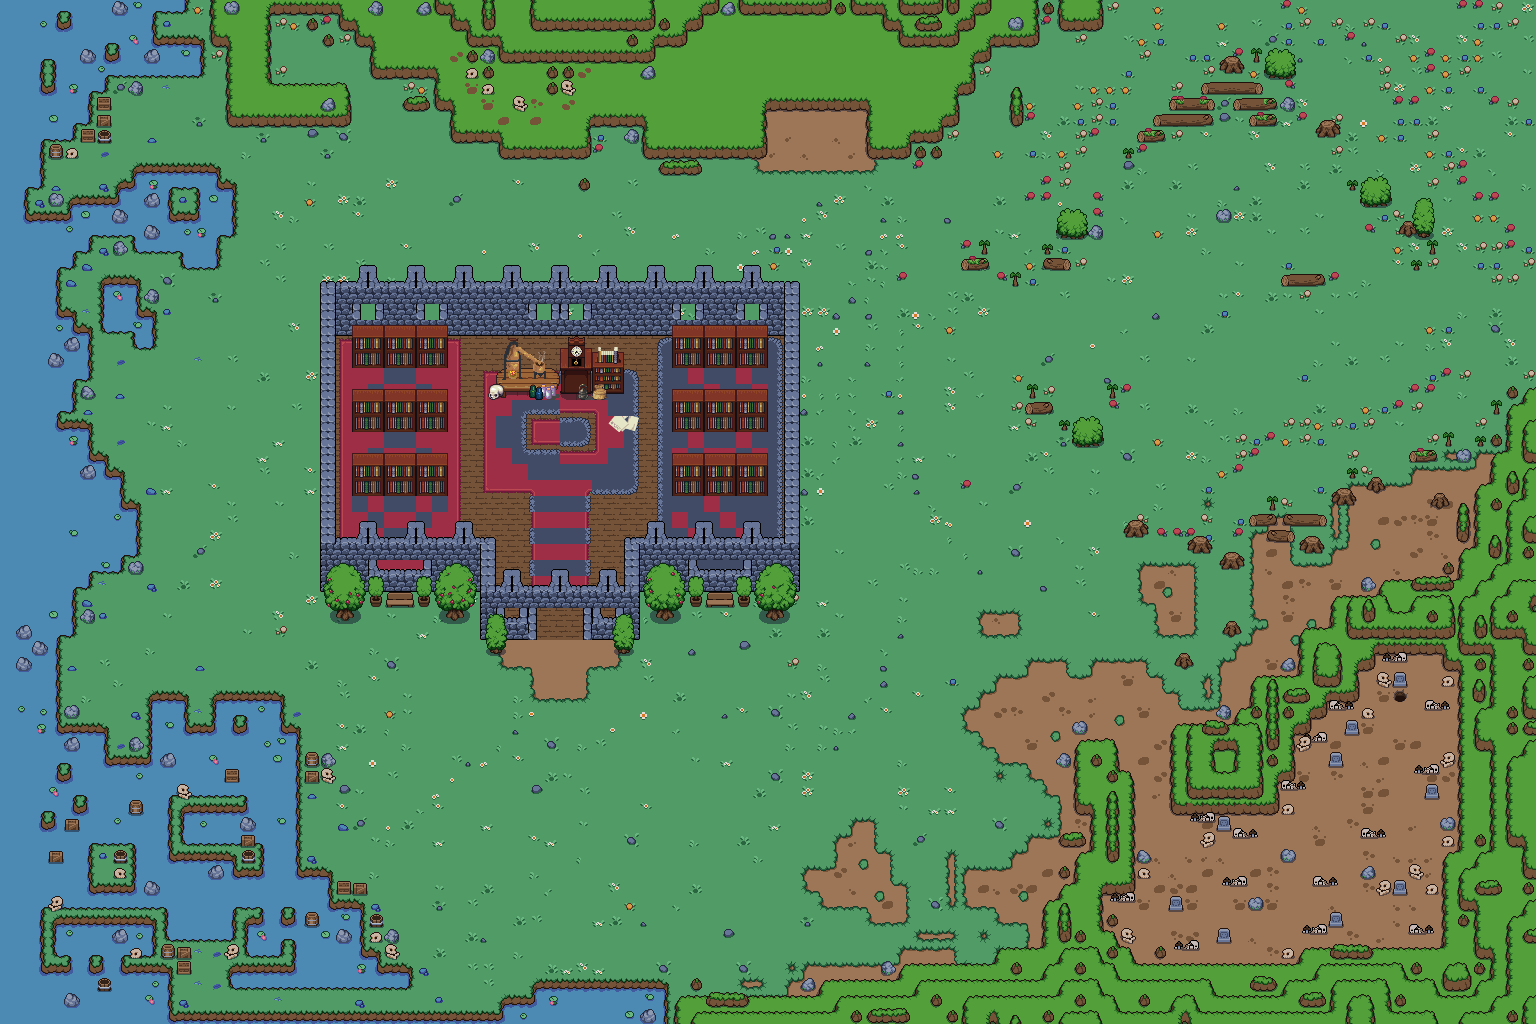

The image is a tile-based game level rendered from a .tmx file. Its description and source (layers, tilesets, objects; grid data summarised) follow:
An orthogonal 96x64 tile map with 16x16 px tiles, 12 tile layers (Ground and sea, Mountain, Mountain_2, Decorations, ...), 1 hidden layer not drawn, 24 tilesets and 1506 objects (1272x Tree, 200x Key_object, 8x Jr., 7x Legendary_creature, 6x Bo, ...).

<map version="1.8" tiledversion="1.9.2" orientation="orthogonal" renderorder="right-down" width="96" height="64" tilewidth="16" tileheight="16" infinite="0" nextlayerid="25" nextobjectid="3811">
 <tileset firstgid="1" source="../tsx/grass.tsx" />
 <tileset firstgid="2" source="../tsx/plains.tsx" />
 <tileset firstgid="74" source="../tsx/water1.tsx" />
 <tileset firstgid="98" source="../tsx/water2.tsx" />
 <tileset firstgid="122" source="../tsx/Floor.tsx" />
 <tileset firstgid="672" source="../tsx/decor_16x16.tsx" />
 <tileset firstgid="692" source="../tsx/grass_decoration_16x16.tsx" />
 <tileset firstgid="716" source="../tsx/water_decorations.tsx" />
 <tileset firstgid="728" source="../tsx/decor_8x8.tsx" />
 <tileset firstgid="744" source="../tsx/walls.tsx" />
 <tileset firstgid="808" source="../tsx/wooden.tsx" />
 <tileset firstgid="809" source="../tsx/wooden_door.tsx" />
 <tileset firstgid="811" source="../tsx/Squid.tsx" />
 <tileset firstgid="816" source="../tsx/carpet.tsx" />
 <tileset firstgid="846" source="../tsx/water.tsx" />
 <tileset firstgid="990" source="../tsx/rock_in_water_a-sheet.tsx" />
 <tileset firstgid="996" source="../tsx/Raccoon.tsx" />
 <tileset firstgid="1002" source="../tsx/skeleton.tsx" />
 <tileset firstgid="1482" source="../tsx/objects.tsx" />
 <tileset firstgid="1690" source="../tsx/King_bamboo.tsx" />
 <tileset firstgid="1694" source="../tsx/interior.tsx" />
 <tileset firstgid="2718" source="../tsx/Genius.tsx" />
 <tileset firstgid="2782" source="../tsx/Spirit.tsx" />
 <tileset firstgid="2786" source="../tsx/Librarian.tsx" />
 <layer id="1" name="Ground and sea" width="96" height="64" locked="1">
  <data>[6144 cells, 6144 non-empty, 43 distinct tile ids]</data>
 </layer>
 <layer id="3" name="Mountain" width="96" height="64" locked="1">
  <data>[6144 cells, 929 non-empty, 24 distinct tile ids]</data>
 </layer>
 <layer id="4" name="Mountain_2" width="96" height="64" locked="1">
  <data>[6144 cells, 524 non-empty, 25 distinct tile ids]</data>
 </layer>
 <layer id="5" name="Decorations" width="96" height="64">
  <data>[6144 cells, 3386 non-empty, 84 distinct tile ids]</data>
 </layer>
 <layer id="9" name="Carpets" width="96" height="64" locked="1">
  <data>[6144 cells, 348 non-empty, 19 distinct tile ids]</data>
 </layer>
 <layer id="21" name="Player" width="96" height="64" locked="1">
  <data>[6144 cells, 0 non-empty, 0 distinct tile ids]</data>
 </layer>
 <layer id="16" name="Library" width="96" height="64" locked="1">
  <data>[6144 cells, 34 non-empty, 34 distinct tile ids]</data>
 </layer>
 <layer id="6" name="Buildings" width="96" height="64" locked="1">
  <data>[6144 cells, 152 non-empty, 14 distinct tile ids]</data>
 </layer>
 <objectgroup id="10" name="Objects_no_interactions" class="Objects_no_interactions" locked="1">
  <object id="2871" name="Table" gid="1880" x="544.273" y="439.682" width="16" height="16" />
  <object id="2872" name="Table" gid="1881" x="560.273" y="439.682" width="16" height="16" />
  <object id="2870" name="Table" gid="1849" x="560.273" y="423.682" width="16" height="16" />
  <object id="2869" name="Table_up" gid="1848" x="544.273" y="423.682" width="16" height="16" />
  <object id="7" name="Stair" gid="406" x="799.944" y="129.553" width="32.6906" height="32.6906" />
  <object id="14" name="Stair" gid="407" x="832.635" y="129.638" width="32.6906" height="32.6906" />
  <object id="15" name="Stair" gid="405" x="767.765" y="129.638" width="32.6906" height="32.6906" />
  <object id="3205" gid="1873" x="502.833" y="486.667" width="14.1667" height="14.1667" />
  <object id="3206" gid="1872" x="488.667" y="486.667" width="14.1667" height="14.1667" />
  <object id="3207" gid="1841" x="502.833" y="472.5" width="14.1667" height="14.1667" />
  <object id="3208" gid="1840" x="488.667" y="472.5" width="14.1667" height="14.1667" />
 </objectgroup>
 <objectgroup id="15" name="Forrest_trees" class="Tree" locked="1">
  <object id="256" name="Forrest_tree" type="Tree" gid="1594" x="1488" y="16" width="16" height="16" />
  <object id="257" name="Forrest_tree" type="Tree" gid="1595" x="1504" y="16" width="16" height="16" />
  <object id="258" name="Forrest_tree" type="Tree" gid="1596" x="1520" y="16" width="16" height="16" />
  <object id="259" name="Forrest_tree" type="Tree" gid="1611" x="1504" y="32" width="16" height="16" />
  <object id="260" name="Forrest_tree" type="Tree" gid="1612" x="1520" y="32" width="16" height="16" />
  <object id="261" name="Forrest_tree" type="Tree" gid="1610" x="1488" y="32" width="16" height="16" />
  <object id="262" name="Forrest_tree" type="Tree" gid="1563" x="1504" y="16" width="16" height="16" />
  <object id="263" name="Forrest_tree" type="Tree" gid="1562" x="1488" y="16" width="16" height="16" />
  <object id="264" name="Forrest_tree" type="Tree" gid="1564" x="1520" y="16" width="16" height="16" />
  <object id="265" name="Forrest_tree" type="Tree" gid="1578" x="1488" y="32" width="16" height="16" />
  <object id="266" name="Forrest_tree" type="Tree" gid="1580" x="1520" y="32" width="16" height="16" />
  <object id="267" name="Forrest_tree" type="Tree" gid="1579" x="1504" y="32" width="16" height="16" />
  <object id="268" name="Forrest_tree" type="Tree" gid="1594" x="1488" y="48" width="16" height="16" />
  <object id="269" name="Forrest_tree" type="Tree" gid="1595" x="1504" y="48" width="16" height="16" />
  <object id="270" name="Forrest_tree" type="Tree" gid="1596" x="1520" y="48" width="16" height="16" />
  <object id="271" name="Forrest_tree" type="Tree" gid="1611" x="1504" y="64" width="16" height="16" />
  <object id="272" name="Forrest_tree" type="Tree" gid="1612" x="1520" y="64" width="16" height="16" />
  <object id="273" name="Forrest_tree" type="Tree" gid="1610" x="1488" y="64" width="16" height="16" />
  <object id="286" name="Forrest_tree" type="Tree" gid="1563" x="1504" y="48" width="16" height="16" />
  <object id="287" name="Forrest_tree" type="Tree" gid="1562" x="1488" y="48" width="16" height="16" />
  <object id="288" name="Forrest_tree" type="Tree" gid="1564" x="1520" y="48" width="16" height="16" />
  <object id="289" name="Forrest_tree" type="Tree" gid="1578" x="1488" y="64" width="16" height="16" />
  </objectgroup>
 <layer id="23" name="Lower_upper_parts" width="96" height="64" locked="1">
  <data>[6144 cells, 2 non-empty, 2 distinct tile ids]</data>
 </layer>
 <layer id="22" name="Upper_parts" width="96" height="64" locked="1">
  <data>[6144 cells, 322 non-empty, 34 distinct tile ids]</data>
 </layer>
 <layer id="11" name="Vegetation" width="96" height="64" locked="1">
  <data>[6144 cells, 285 non-empty, 76 distinct tile ids]</data>
 </layer>
 <layer id="14" name="Mobs" width="96" height="64" locked="1">
  <data>[6144 cells, 45 non-empty, 13 distinct tile ids]</data>
 </layer>
 <objectgroup id="17" name="NPC" class="NPC" locked="1">
  <!-- 223 objects omitted --></objectgroup>
 <objectgroup id="8" name="Legendary_creatures" class="Legendary_creatures" locked="1">
  <!-- 221 objects omitted --></objectgroup>
 <objectgroup id="12" name="Key_objects" class="Key_objects" locked="1">
  <!-- 200 objects omitted --></objectgroup>
 <layer id="19" name="Invisible_borders" width="96" height="64" visible="0" locked="1">
  <data>[6144 cells, 1666 non-empty, 2 distinct tile ids]</data>
 </layer>
</map>
<!-- 1473 of 1506 objects omitted -->
